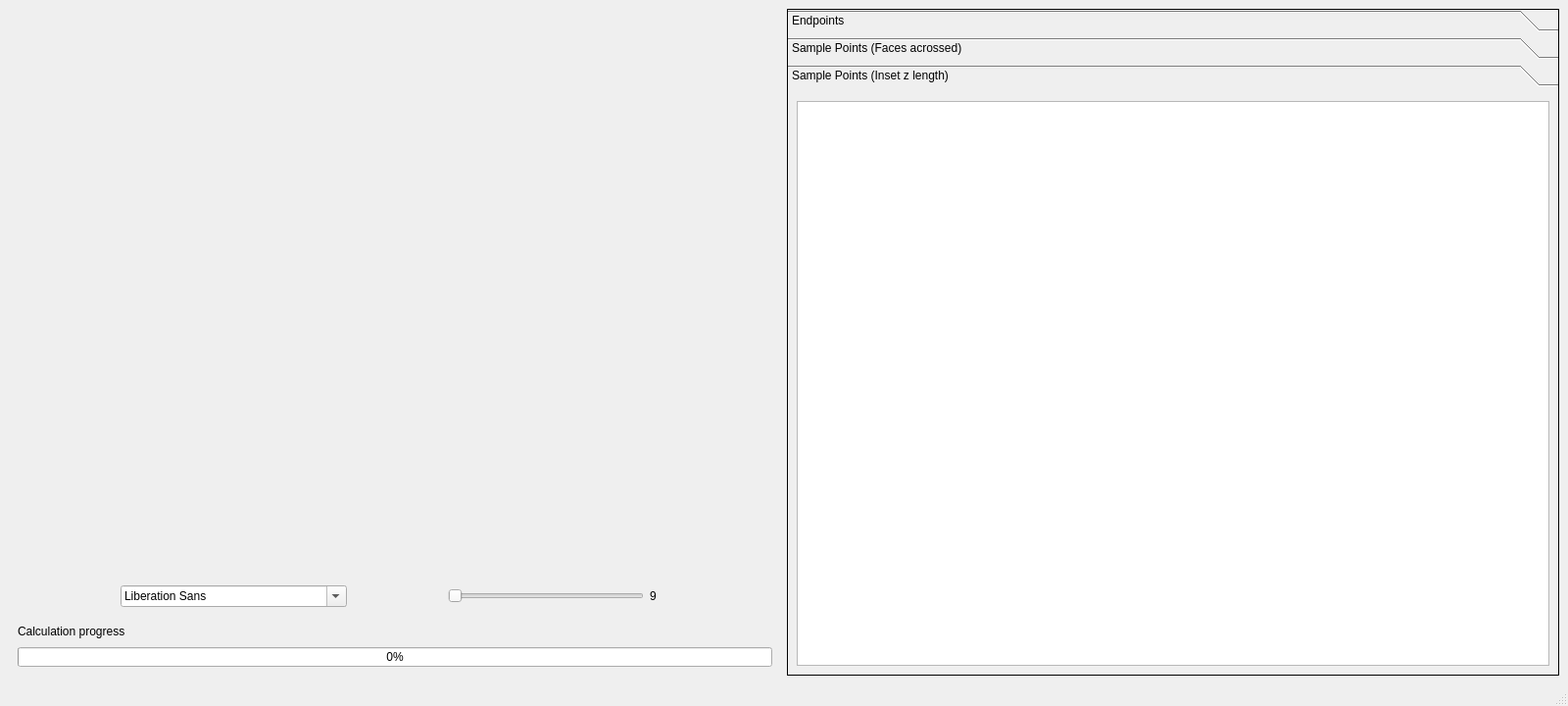
<?xml version="1.0" encoding="UTF-8"?>
<ui version="4.0">
 <class>MainWindow</class>
 <widget class="QMainWindow" name="MainWindow">
  <property name="geometry">
   <rect>
    <x>0</x>
    <y>0</y>
    <width>1600</width>
    <height>720</height>
   </rect>
  </property>
  <property name="minimumSize">
   <size>
    <width>1600</width>
    <height>720</height>
   </size>
  </property>
  <property name="maximumSize">
   <size>
    <width>16777215</width>
    <height>16777215</height>
   </size>
  </property>
  <property name="windowTitle">
   <string>3D Cube (c) Gypsop 2021.06</string>
  </property>
  <property name="windowIcon">
   <iconset resource="icon.qrc">
    <normaloff>:/icon/icon.png</normaloff>:/icon/icon.png</iconset>
  </property>
  <widget class="QWidget" name="centralwidget">
   <layout class="QHBoxLayout" name="horizontalLayout">
    <item>
     <widget class="QWidget" name="widget" native="true">
      <layout class="QVBoxLayout" name="verticalLayout">
       <item>
        <widget class="MyCube" name="cubeWidget" native="true">
         <property name="minimumSize">
          <size>
           <width>550</width>
           <height>550</height>
          </size>
         </property>
         <property name="maximumSize">
          <size>
           <width>100000</width>
           <height>100000</height>
          </size>
         </property>
        </widget>
       </item>
       <item>
        <widget class="QWidget" name="widget_2" native="true">
         <property name="maximumSize">
          <size>
           <width>16777215</width>
           <height>40</height>
          </size>
         </property>
         <layout class="QHBoxLayout" name="horizontalLayout_2">
          <item>
           <spacer name="horizontalSpacer_4">
            <property name="orientation">
             <enum>Qt::Horizontal</enum>
            </property>
            <property name="sizeHint" stdset="0">
             <size>
              <width>40</width>
              <height>20</height>
             </size>
            </property>
           </spacer>
          </item>
          <item>
           <widget class="QFontComboBox" name="fontComboBox">
            <property name="maximumSize">
             <size>
              <width>16777215</width>
              <height>25</height>
             </size>
            </property>
           </widget>
          </item>
          <item>
           <spacer name="horizontalSpacer_3">
            <property name="orientation">
             <enum>Qt::Horizontal</enum>
            </property>
            <property name="sizeHint" stdset="0">
             <size>
              <width>40</width>
              <height>20</height>
             </size>
            </property>
           </spacer>
          </item>
          <item>
           <widget class="QSlider" name="horizontalSlider">
            <property name="minimumSize">
             <size>
              <width>200</width>
              <height>0</height>
             </size>
            </property>
            <property name="maximumSize">
             <size>
              <width>200</width>
              <height>25</height>
             </size>
            </property>
            <property name="minimum">
             <number>9</number>
            </property>
            <property name="maximum">
             <number>30</number>
            </property>
            <property name="orientation">
             <enum>Qt::Horizontal</enum>
            </property>
           </widget>
          </item>
          <item>
           <widget class="QLabel" name="fontSizeLabel">
            <property name="minimumSize">
             <size>
              <width>20</width>
              <height>0</height>
             </size>
            </property>
            <property name="maximumSize">
             <size>
              <width>20</width>
              <height>30</height>
             </size>
            </property>
            <property name="text">
             <string>9</string>
            </property>
           </widget>
          </item>
          <item>
           <spacer name="horizontalSpacer_5">
            <property name="orientation">
             <enum>Qt::Horizontal</enum>
            </property>
            <property name="sizeHint" stdset="0">
             <size>
              <width>40</width>
              <height>20</height>
             </size>
            </property>
           </spacer>
          </item>
         </layout>
        </widget>
       </item>
       <item>
        <widget class="QLabel" name="label">
         <property name="maximumSize">
          <size>
           <width>16777215</width>
           <height>20</height>
          </size>
         </property>
         <property name="text">
          <string>Calculation progress</string>
         </property>
        </widget>
       </item>
       <item>
        <widget class="QProgressBar" name="progressBar">
         <property name="maximumSize">
          <size>
           <width>16777215</width>
           <height>20</height>
          </size>
         </property>
         <property name="value">
          <number>0</number>
         </property>
        </widget>
       </item>
      </layout>
     </widget>
    </item>
    <item>
     <widget class="QToolBox" name="toolBox">
      <property name="cursor">
       <cursorShape>ArrowCursor</cursorShape>
      </property>
      <property name="frameShape">
       <enum>QFrame::Panel</enum>
      </property>
      <property name="midLineWidth">
       <number>2</number>
      </property>
      <property name="currentIndex">
       <number>2</number>
      </property>
      <widget class="QWidget" name="page">
       <property name="geometry">
        <rect>
         <x>0</x>
         <y>0</y>
         <width>786</width>
         <height>578</height>
        </rect>
       </property>
       <attribute name="label">
        <string>Endpoints</string>
       </attribute>
       <layout class="QGridLayout" name="gridLayout">
        <item row="0" column="0">
         <widget class="QTableView" name="tableView1">
          <property name="minimumSize">
           <size>
            <width>500</width>
            <height>0</height>
           </size>
          </property>
          <property name="maximumSize">
           <size>
            <width>100000</width>
            <height>16777215</height>
           </size>
          </property>
          <attribute name="horizontalHeaderMinimumSectionSize">
           <number>21</number>
          </attribute>
          <attribute name="horizontalHeaderDefaultSectionSize">
           <number>100</number>
          </attribute>
         </widget>
        </item>
       </layout>
      </widget>
      <widget class="QWidget" name="page_2">
       <property name="geometry">
        <rect>
         <x>0</x>
         <y>0</y>
         <width>786</width>
         <height>578</height>
        </rect>
       </property>
       <attribute name="label">
        <string>Sample Points (Faces acrossed)</string>
       </attribute>
       <layout class="QGridLayout" name="gridLayout_2">
        <item row="0" column="0">
         <widget class="QTableView" name="tableView2">
          <property name="minimumSize">
           <size>
            <width>500</width>
            <height>0</height>
           </size>
          </property>
          <property name="maximumSize">
           <size>
            <width>100000</width>
            <height>16777215</height>
           </size>
          </property>
          <attribute name="horizontalHeaderDefaultSectionSize">
           <number>21</number>
          </attribute>
          <attribute name="verticalHeaderDefaultSectionSize">
           <number>21</number>
          </attribute>
         </widget>
        </item>
       </layout>
      </widget>
      <widget class="QWidget" name="page_3">
       <attribute name="label">
        <string>Sample Points (Inset z length)</string>
       </attribute>
       <layout class="QGridLayout" name="gridLayout_3">
        <item row="0" column="0">
         <widget class="QTableView" name="tableView3">
          <attribute name="horizontalHeaderMinimumSectionSize">
           <number>10</number>
          </attribute>
          <attribute name="horizontalHeaderDefaultSectionSize">
           <number>10</number>
          </attribute>
          <attribute name="verticalHeaderMinimumSectionSize">
           <number>10</number>
          </attribute>
          <attribute name="verticalHeaderDefaultSectionSize">
           <number>10</number>
          </attribute>
         </widget>
        </item>
       </layout>
      </widget>
     </widget>
    </item>
   </layout>
  </widget>
  <widget class="QMenuBar" name="menubar">
   <property name="geometry">
    <rect>
     <x>0</x>
     <y>0</y>
     <width>1600</width>
     <height>22</height>
    </rect>
   </property>
  </widget>
  <widget class="QStatusBar" name="statusbar"/>
 </widget>
 <customwidgets>
  <customwidget>
   <class>MyCube</class>
   <extends>QWidget</extends>
   <header>MyCube.h</header>
   <container>1</container>
  </customwidget>
 </customwidgets>
 <resources>
  <include location="icon.qrc"/>
 </resources>
 <connections/>
</ui>
